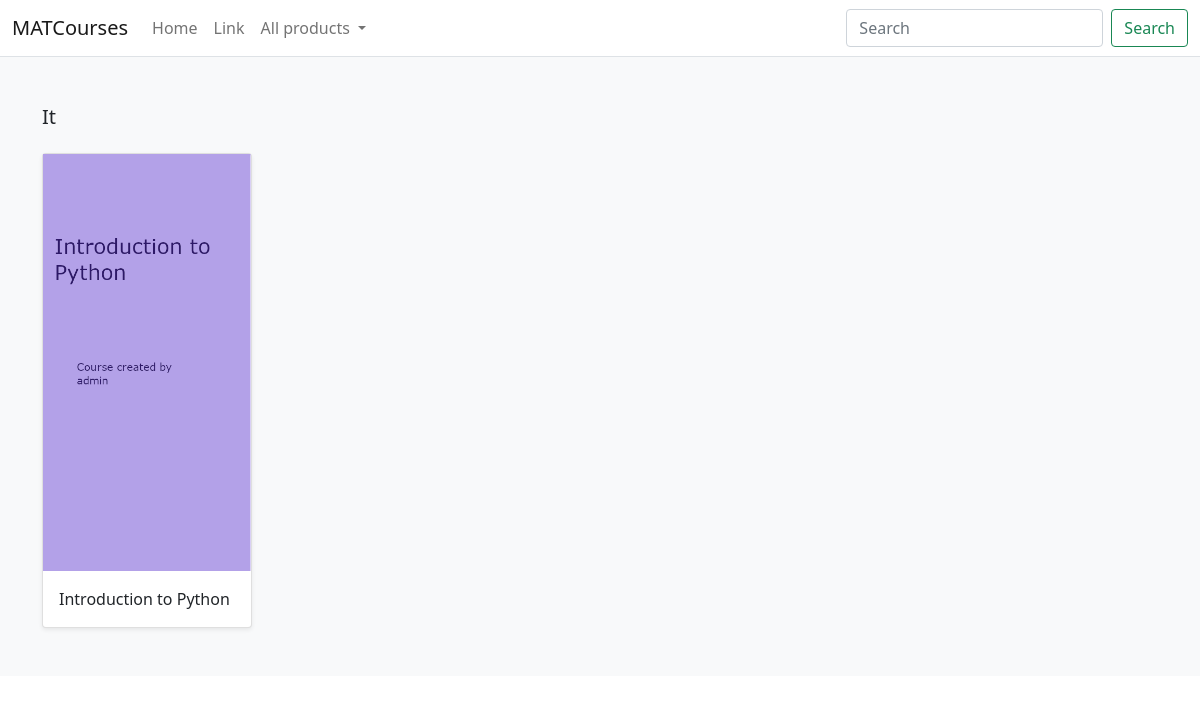
/search/it/, run on the app's committed database.
### store/models.py (models this page shows, shortened)
class Category(models.Model):
    name = models.CharField(max_length=255, db_index=True)
    slug = models.SlugField(max_length=255, unique=True)
    class Meta:
        verbose_name_plural = 'categories'
    def get_absolute_url(self):
        return reverse('store:category_list', args=[self.slug])

class Product(models.Model):
    category = models.ForeignKey(Category, related_name='product', on_delete=models.CASCADE)
    created_by = models.ForeignKey(User, on_delete=models.CASCADE, related_name='product_creator')
    title = models.CharField(max_length=255)
    author = models.CharField(max_length=255, default = 'admin')
    description = models.TextField(blank=True)
    image = models.ImageField(upload_to='images/')
    slug = models.SlugField(max_length=255)
    price = models.DecimalField(max_digits=8, decimal_places=2)
    in_stock = models.BooleanField(default=True)
    is_active = models.BooleanField(default=True)
    created = models.DateTimeField(auto_now_add=True)
    updated = models.DateTimeField(auto_now=True)
    class Meta:
        verbose_name_plural = 'Products'
        ordering = ('-created',)
    def get_absolute_url(self):
        return reverse('store:product_detail', args=[self.slug])

### store/views.py (the view)
# urls.py: path('search/<slug:category_slug>/', views.category_list, name='category_list'),
def category_list(request, category_slug):
    category = get_object_or_404(Category, slug=category_slug)
    products = Product.objects.filter(category=category)
    return render(request, 'store/products/category.html', {'category':category, 'products': products})

### store/views.py (called while the page is built)
def categories(request):
    return{
        'categories': Category.objects.all()
    }

### templates/store/products/category.html (shortened to what this page needs)
{% extends "../base.html" %}
{% load static %}
{% block content %}
<main>
  <div class="album py-5 bg-light">
    <div class="container">
      <div class="pb-3 h5">{{category.name|title}}</div>
      <div class="row row-cols-1 row-cols-sm-2 row-cols-md-5 g-3">
        {% for product in products %}
        <div class="col">
          <div class="card shadow-sm">
          <img class="img-fluid" alt="Responsive image" src="{{ product.image.url }}">
            <div class="card-body">
              <p class="card-text">
                <a class="text-dark text-decoration-none" href="{{ product.get_absolute_url }}">{{ product.title }}</a>
              </p>
            </div>
          </div>
        </div>
        {% endfor %}
      </div>
    </div>
  </div>
</main>
{% endblock %}

### data on the page
Category: name "It"
Product: image (picture), title "Introduction to Python"
